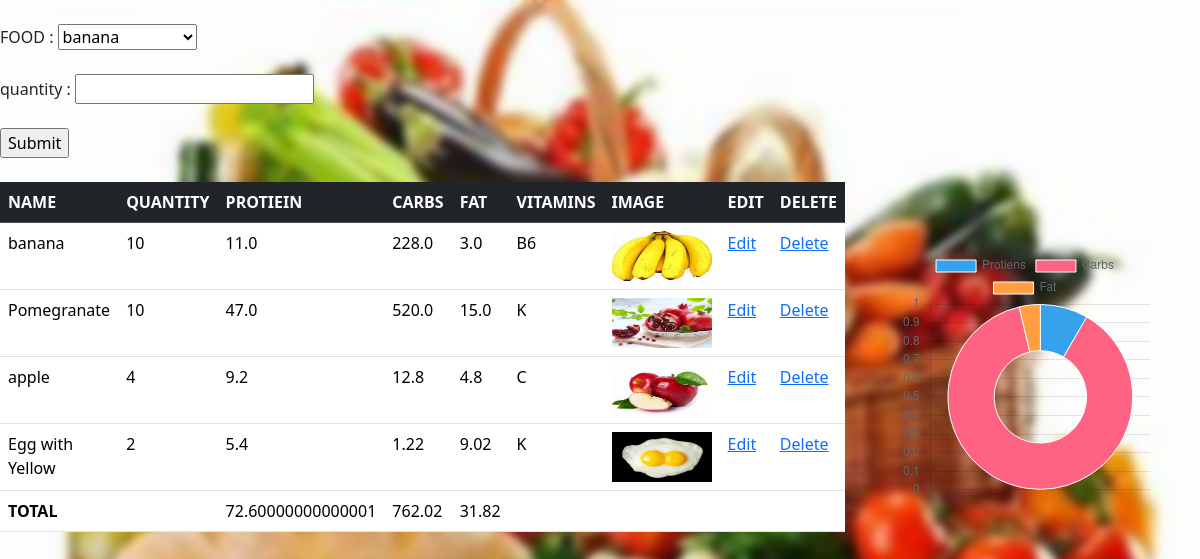
The page /track/ on the database its author committed.
### foodapp/models.py (models this page shows)
class track(models.Model):
    name = models.CharField(max_length=100)
    quantity = models.IntegerField()
    protein = models.FloatField()
    carbs = models.FloatField()
    fat = models.FloatField()
    vitamins = models.CharField(max_length=100)
    img = models.ImageField(upload_to='img',blank=True)

### foodapp/views.py (the view, shortened to what this page needs)
# urls.py: path('track/',views.track_food,name='track'),
def track_food(request):
    d1 = track.objects.all()
    data = food.objects.all()
    pro = 0
    carb = 0
    fa = 0
    for da in d1:
        pro += da.protein
        carb += da.carbs
        fa += da.fat
    print(pro,carb,fa)
    return render(request,'track.html',{'data':data,'d1':d1,'pro':pro,'carb':carb,'fa':fa,})

### templates/track.html (shortened to what this page needs)
<!DOCTYPE html>
{% load static %}
<html lang="en">
<head>
  <link href="https://cdn.jsdelivr.net/npm/bootstrap@5.3.2/dist/css/bootstrap.min.css" rel="stylesheet"
>
  <link rel="stylesheet" href="https://cdn.jsdelivr.net/npm/bootstrap-icons@1.11.2/font/bootstrap-icons.min.css">
  <link rel="stylesheet" href="{% static 'css/mystyle.css' %}">
</head>
<body>
  <br>
  <form action="" method="POST">
    <label for="dropdown">FOOD :</label>
    <select name="op">
      {% for item in data %}
      <option value="{{ item.name }}">{{ item.name }}</option>
      {% endfor %}
    </select> <br> <br>
    quantity : <input type="number" name="q" id=""> <br> <br>
    <input type="submit" value="Submit">
  </form>
  <br>
  <table class="table table-size">
    <thead class="table-dark">
      <tr>
        <th>NAME</th>
        <th>QUANTITY</th>
        <th>PROTIEIN</th>
        <th>CARBS</th>
        <th>FAT</th>
        <th>VITAMINS</th>
        <th>IMAGE</th>
        <th>EDIT</th>
        <th>DELETE</th>
      </tr>
    </thead>
    <tbody>
      {% for i in d1 %}
      <tr>
        <td>{{i.name}}</td>
        <td>{{i.quantity}}</td>
        <td>{{i.protein}}</td>
        <td>{{i.carbs}}</td>
        <td>{{i.fat}}</td>
        <td>{{i.vitamins}}</td>
        {% if i.img %}
        <td><img src="{{i.img.url}}" alt="Image not available" height="50px" width="100px"></td>
        {% endif %}
        <td><a href="{% url 'edit' pk=i.id %}">Edit</a></td>
        <td><a href="{% url 'delete' pk=i.id %}">Delete</a></td>
      </tr>
      {% endfor %}
      <th>TOTAL</th>
      <td></td>
      <td>{{pro}}</td>
      <td>{{carb}}</td>
      <td>{{fa}}</td>
      <td></td>
      <td></td>
      <td></td>
      <td></td>
    </tbody>
  </table>
<div class="chart">
  <div>
    <canvas id="myChart"></canvas>
  </div>
</div>
  <br>
  <script>
    const ctx = document.getElementById('myChart');
    new Chart(ctx, {
      type: 'doughnut',
      data: {
        labels: ['Protiens','Carbs','Fat'],
        datasets: [{
          label: '',
          data: ['{{pro}}', "{{carb}}", "{{fa}}"],
          borderWidth: 1
        }]
      },
      options: {
        scales: {
          y: {
            beginAtZero: true
          }
        }
      }
    });
  </script>
</body>
</html>

### static/css/mystyle.css (style rules this page uses)
body { background-image: url('../images/food2.jpeg'); background-repeat: no-repeat; background-attachment:scroll; background-size: cover; backdrop-filter: blur(4px); }

### templates/track.html (style rules this page uses)
.chart { position: absolute; top: 250px; right: 50px; height: 250px; width: 250px; }
.table-size { width: 70%; }

### rows shown on the page
track: name "banana", quantity "10", protein "11.0", carbs "228.0", fat "3.0", vitamins "B6", img (picture)
track: name "Pomegranate", quantity "10", protein "47.0", carbs "520.0", fat "15.0", vitamins "K", img (picture)
track: name "apple", quantity "4", protein "9.2", carbs "12.8", fat "4.8", vitamins "C", img (picture)
track: name "Egg with Yellow", quantity "2", protein "5.4", carbs "1.22", fat "9.02", vitamins "K", img (picture)

### other values the page prints
{{ pro }} "72.60000000000001"
{{ carb }} "762.02"
{{ fa }} "31.82"
form field op "banana"
chart data {{ pro }} 72.60000000000001
chart data {{ carb }} 762.02
chart data {{ fa }} 31.82
